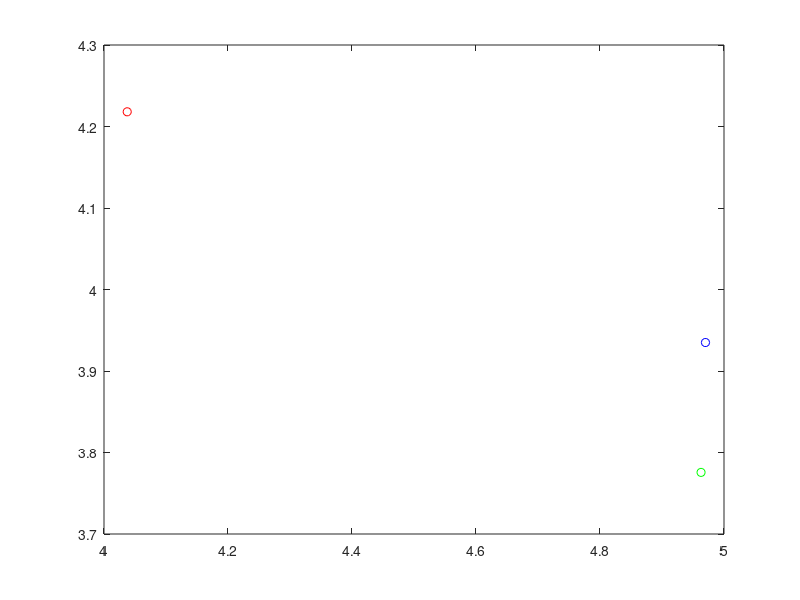

MATLAB code to generate this figure: (Note: this script raises an error after producing the figure.)
% Generacion del triangulo (solo para pruebas
close all
P1=[rand*5,rand*5]
P2=[rand*5,rand*5]
P3=[rand*5,rand*5]



figure;
plot(P1(1),P1(2),'ro')
hold on
plot(P2(1),P2(2),'bo')
hold on
plot(P3(1),P3(2),'go')
hold on
% Eleccion de regla
regla=input('Derecha (0) o izquierda(1)? ')
% Eleccion de que dispositivo sera la referencia
flag=1
% Calculo de distancias (con el trinagulo generado
d12=sqrt((P2(1)-P1(1))^2+(P2(2)-P1(2))^2)    %distancia entre P1 y P2
d13=sqrt((P3(1)-P1(1))^2+(P3(2)-P1(2))^2)     % distancia entre P1 y P3
d23=sqrt((P3(1)-P2(1))^2+(P3(2)-P2(2))^2)     %distancia entre P2 y P3
% estas distancias se obtendran de las placas, se caculan en este caso para
% comprobar el funcionamiento del codigo 
a=d12;
b=d13;
c=d23;
area=0.25*sqrt((a+b+c)*(-a+b+c)*(a-b+c)*(a+b-c))
% Posicionamiento relativo 
[P1r,P2r,P3r]=FuncionPosicionamiento(d12,d13,d23,flag,area,regla)

plot(P1r(1),P1r(2),'r*')
hold on
plot(P2r(1),P2r(2),'b*')
hold on
plot(P3r(1),P3r(2),'g*')


d12r=sqrt((P2r(1)-P1r(1))^2+(P2r(2)-P1r(2))^2)    %distancia realativa entre P1 y P2
d13r=sqrt((P3r(1)-P1r(1))^2+(P3r(2)-P1r(2))^2)     % distancia relativa entre P1 y P3
d23r=sqrt((P3r(1)-P2r(1))^2+(P3r(2)-P2r(2))^2)     %distancia relativa entre P2 y P3
a=d12r;
b=d13r;
c=d23r;
arear=0.25*sqrt((a+b+c)*(-a+b+c)*(a-b+c)*(a+b-c))

d12-d12r
d13-d13r
d23-d23r
area-arear